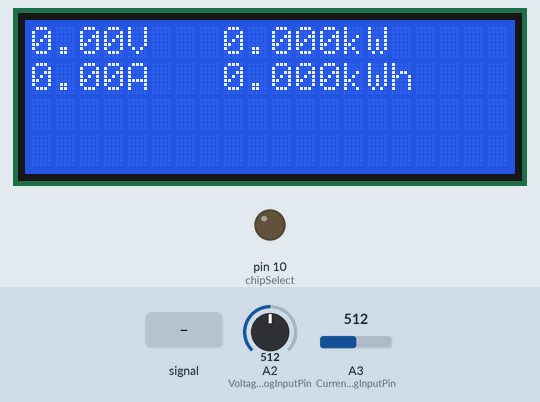
This sketch was run on a simulated Arduino Uno, built with avr-gcc and run on an emulated ATmega328P. Shown: 20×4 character LCD, output pins drawn as LEDs (lit = HIGH). Inputs (shaded band) come from the test bench; at power-on: A2 (VoltageAnalogInputPin) = 512, A3 (CurrentAnalogInputPin) = 512. Storage starts empty; what the sketch prints to the serial monitor is not drawn.

Above: at 1.7 s.
1.8 s: A2 (VoltageAnalogInputPin) fed a 200 Hz sine of ±81 counts around its level
At 3.9 s:
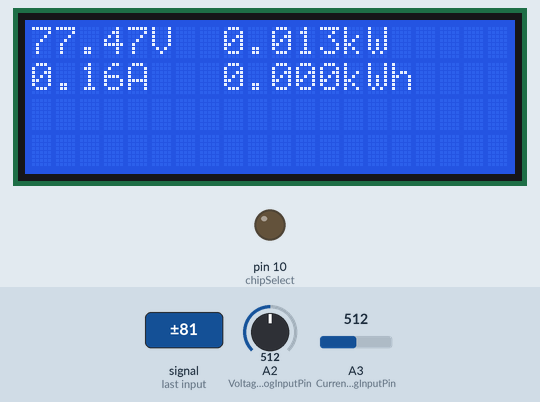
4.8 s: A2 (VoltageAnalogInputPin) set to 716
At 7.6 s:
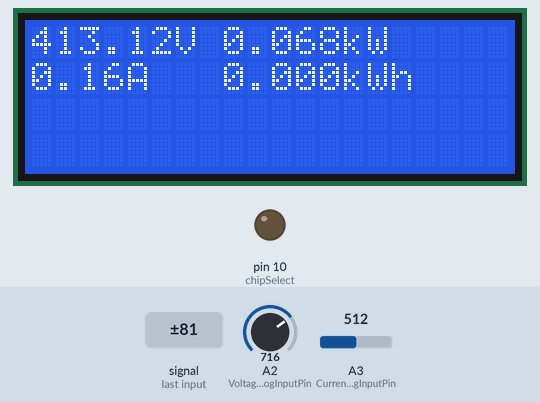
7.8 s: A3 (CurrentAnalogInputPin) set to 716
At 9.8 s:
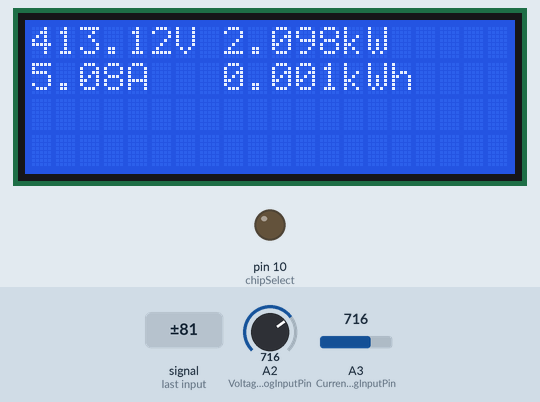
10.8 s: A2 (VoltageAnalogInputPin) fed a 1000 Hz sine of ±255 counts around its level
At 11.9 s:
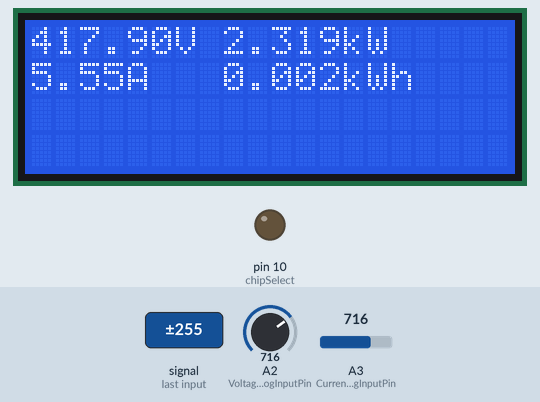
13.6 s: A2 (VoltageAnalogInputPin) set to 900
At 15.6 s:
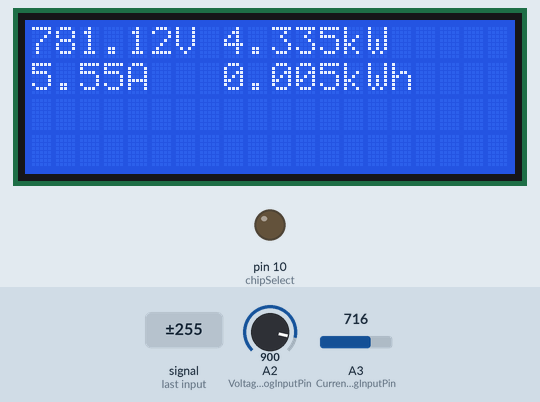
16.6 s: A3 (CurrentAnalogInputPin) set to 900
At 18.9 s:
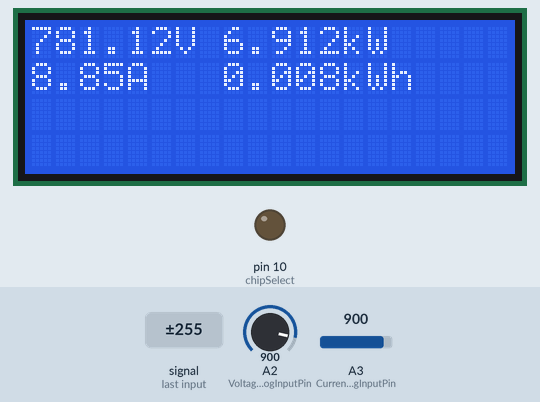
Timing chart, 0 to 20.4 s (numbered marks = the images above; inputs shaded):
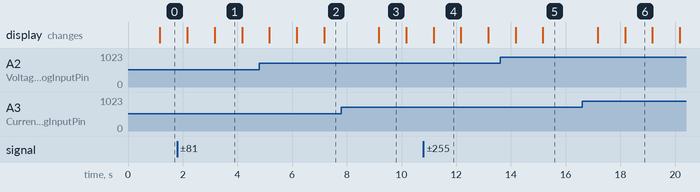

Measured:
- after the input at 1.8 s, the display: first differs from a run without the input after 1.4 s (image 1)
- after the input at 7.8 s, the display: changes after 1.4 s (image 3)
- what the display in image 1 shows lasts 1.0 s, from 3.2 s to 4.2 s

The sketch:

power_meter.ino
```cpp
////Final////

#include <Wire.h> /*Load the library for talking over I2C (by default already built-it with arduino solftware)*/
#include <SD.h>   /*Load the SD card Library (by default already built-it with arduino solftware)*/
#include <SPI.h>  /*Load the SPI of SPI communication Library (by default already built-it with arduino solftware)*/

#include <LiquidCrystal_I2C.h>
/* 0- General */

//////////////// serial communication //////////////////
#include <SoftwareSerial.h>

SoftwareSerial espSerial(5, 6);
//////////////// serial communication //////////////////

int decimalPrecision = 1;
// decimal places for large values such as voltage, wattage, apparent power, and frequency shown in LED Display & Serial Monitor
// decimal places for small values such as current, power factor and accumulate energy will be decimal places x 2.


/* 1- AC Voltage Measurement */

int VoltageAnalogInputPin = A2;  // Which pin to measure voltage Value
float voltageSampleRead = 0;     /* to read the value of a sample*/
float voltageLastSample = 0;     /* to count time for each sample. Technically 1 milli second 1 sample is taken */
float voltageSampleSum = 0;      /* accumulation of sample readings */
float voltageSampleCount = 0;    /* to count number of sample. */
float voltageMean;               /* to calculate the average value from all samples*/
float RMSVoltageMean;            /* square roof of voltageMean*/


/*1.1 Offset AC Voltage */

float voltageOffset1 = 5.123;  // to Offset deviation and accuracy. Offset any fake current when no current operates.
                               // Offset will automatically callibrate when SELECT Button on the LCD Display Shield is pressed.
                               // If you do not have LCD Display Shield, look into serial monitor to add or minus the value manually and key in here.
float voltageOffset2 = 0;      // to offset value due to calculation error from squared and square root.


/* 2- AC Current Measurement */

int CurrentAnalogInputPin = A3;  // Which pin to measure Current Value
float mVperAmpValue = 185;       //31.25;                      // If using ACS712 current module : for 5A module key in 185, for 20A module key in 100, for 30A module key in 66
                                 // If using "Hall-Effect" Current Transformer, key in value using this formula: mVperAmp = maximum voltage range (in milli volt) / current rating of CT
                                 /* For example, a 20A Hall-Effect Current Transformer rated at 20A, 2.5V +/- 0.625V, mVperAmp will be 625 mV / 20A = 31.25mV/A */
float currentSampleRead = 0;     /* to read the value of a sample*/
float currentLastSample = 0;     /* to count time for each sample. Technically 1 milli second 1 sample is taken */
float currentSampleSum = 0;      /* accumulation of sample readings */
float currentSampleCount = 0;    /* to count number of sample. */
float currentMean;               /* to calculate the average value from all samples*/
float RMSCurrentMean = 0;        /* square roof of currentMean*/
float FinalRMSCurrent;           /* the final RMS current reading*/


/*2.1 Offset AC Current */

float currentOffset1 = 6.25;  // to Offset deviation and accuracy. Offset any fake current when no current operates.
                              // Offset will automatically callibrate when SELECT Button on the LCD Display Shield is pressed.
                              // If you do not have LCD Display Shield, look into serial monitor to add or minus the value manually and key in here.
                              // 26 means add 26 to all analog value measured
float currentOffset2 = 0;     // to offset value due to calculation error from squared and square root.


/* 3- AC Power Measurement */

float sampleCurrent1;       /* use to calculate current*/
float sampleCurrent2;       /* use to calculate current*/
float sampleCurrent3;       /* use to calculate current*/
float apparentPower;        /* the apparent power reading (VA) */
float realPower = 0;        /* the real power reading (W) */
float powerSampleRead = 0;  /* to read the current X voltage value of a sample*/
float powerLastSample = 0;  /* to count time for each sample. Technically 1 milli second 1 sample is taken */
float powerSampleCount = 0; /* to count number of sample. */
float powerSampleSum = 0;   /* accumulation of sample readings */
float powerFactor = 0;      /* to display power factor value*/


/*3.1 Offset AC Power */

float powerOffset = 0;  // to Offset deviation and accuracy. Offset any fake current when no current operates.
                        // Offset will automatically callibrate when SELECT Button on the LCD Display Shield is pressed.
                        // If you do not have LCD Display Shield, look into serial monitor to add or minus the value manually and key in here.


/* 4 - Daily Energy Measurement*/

float dailyEnergy = 0;           /* recorded by multiplying RMS voltage and RMS current*/
float energyLastSample = 0;      /* Use for counting time for Apparent Power */
float energySampleCount = 0;     /* to count number of sample. */
float energySampleSum = 0;       /* accumulation of sample readings */
float finalEnergyValue = 0;      /* total accumulate energy */
float finalDailyEnergyValue = 0; /* total accumulate daily energy*/
float accumulateEnergy = 0;      /* accumulate of energy readings*/


/* 5- frequency measurement */

unsigned long startMicros;      /* start counting time for frequency (in micro seconds)*/
unsigned long currentMicros;    /* current counting time for frequency (in micro seconds) */
int expectedFrequency = 47;     // This is to collect number of samples. for 50Hz use 46 or below. For 60Hz use 54 or below.
                                // Use exact number of frequency number (50/60) will have calculation error
float frequencySampleCount = 0; /* count the number of sample, 1 sample equivalent to 1 cycle */
float frequency = 0;            /* shows the value of frequency*/
float a;                        /* use for calculation purpose*/
float switch01 = 9;             /* use for switching function */
float vAnalogRead = 0;          // read analog value, highly recommend AC voltage sensor
                                // Automatically bonded with "VoltageAnalogInputPin = A2" reading


/* 4 - LCD Display  */


LiquidCrystal_I2C LCD(0x27, 20, 4);    // set the LCD address to 0x27 for a 16 chars and 2 line display
unsigned long startMillisLCD;          /* start counting time for LCD Display */
unsigned long currentMillisLCD;        /* current counting time for LCD Display */
const unsigned long periodLCD = 1000;  // refresh every X seconds (in milli seconds) in LED Display. Default 1000 = 1 second


/* 5 - SD memory card shield, */

int chipSelect = 10;  // Select ChipSelect pin based on the Arduino Board. The pin is 10 on Arduino Uno and cannot be changed.
File mySensorData;    /* Variable for working with our file object*/


void setup() { /*codes to run once */

  /* 0- General */

  Serial.begin(115200); /* to display readings in Serial Monitor at 9600 baud rates */
  espSerial.begin(115200);
  /* 5- frequency measurement */

  startMicros = micros(); /* Start counting time for frequency measurement */

  /* 4 - LCD Display  */

  LCD.init();  // initialize the lcd
  LCD.init();  /* Tell Arduino that our LCD has 16 columns and 2 rows*/
  LCD.backlight();
  LCD.setCursor(0, 0);       /* Set LCD to start with upper left corner of display*/
  startMillisLCD = millis(); /* Start counting time for LCD display*/

  /* 5 - SD memory card shield */

  pinMode(chipSelect, OUTPUT); /* reserve pin 10 as an ouput by default. Pin 10 use during transfer data into SD card */
  Wire.begin();                /* Initiate I2C bus communication*/
  SD.begin(chipSelect);        /* Initiate the SD Card with chipSelect connected to pin 10 by default*/


  ///////////////////// SD initializing and reading the last kWh written /////////////////
  Serial.print("Initializing SD card...");
  if (!SD.begin(10)) {
    Serial.println("initialization failed!");
  } else {
    Serial.println("initialization done.");

    // open the file for reading:
    mySensorData = SD.open("kWh.txt", FILE_WRITE);
    if (mySensorData) {
      mySensorData.seek(0);  // Start at the end of the file

      char delimiter = '\n';  // Assuming newline as a delimiter
      String lastValue = "";

      while (mySensorData.available()) {
        char c = mySensorData.read();
        if (c == delimiter) {
          // Found a delimiter, update lastValue
          lastValue = "";
        } else {
          // Append character to lastValue
          lastValue += c;
        }
      }

      float floatValue = lastValue.toFloat();  // Convert the string to a float

      if (floatValue > 0) {
        finalEnergyValue = floatValue;
      }


      // Now lastValue should contain the last data entry
      Serial.println("Last Wh Value: " + lastValue);

      mySensorData.close();  // Close the file

    } else {
      // if the file didn't open, print an error:
      Serial.println("error opening kWh.txt");
    }
  }

  //
}


void loop() /*codes to run again and again */
{

  /* 1- AC Voltage Measurement */

  if (millis() >= voltageLastSample + 1) /* every 1 milli second taking 1 reading */
  {
    voltageSampleRead = 2 * (analogRead(VoltageAnalogInputPin) - 512) + voltageOffset1; /* read the sample value */
    voltageSampleSum = voltageSampleSum + sq(voltageSampleRead);                        /* accumulate value with older sample readings*/
    voltageSampleCount = voltageSampleCount + 1;                                        /* to move on to the next following count */
    voltageLastSample = millis();                                                       /* to reset the time again so that next cycle can start again*/
  }

  if (voltageSampleCount == 1000) /* after 1000 count or 1000 milli seconds (1 second), do the calculation and display value*/
  {
    voltageMean = voltageSampleSum / voltageSampleCount; /* calculate average value of all sample readings taken*/
    RMSVoltageMean = sqrt(voltageMean) + voltageOffset2; /* square root of the average value*/
    voltageSampleSum = 0;                                /* to reset accumulate sample values for the next cycle */
    voltageSampleCount = 0;                              /* to reset number of sample for the next cycle */
  }


  /* 2- AC Current Measurement */

  if (millis() >= currentLastSample + 1) /* every 1 milli second taking 1 reading */
  {
    currentSampleRead = analogRead(CurrentAnalogInputPin) - 512 + currentOffset1; /* read the sample value */
    currentSampleSum = currentSampleSum + sq(currentSampleRead);                  /* accumulate value with older sample readings*/
    currentSampleCount = currentSampleCount + 1;                                  /* to move on to the next following count */
    currentLastSample = millis();                                                 /* to reset the time again so that next cycle can start again*/
  }

  if (currentSampleCount == 1000) /* after 1000 count or 1000 milli seconds (1 second), do the calculation and display value*/
  {
    currentMean = currentSampleSum / currentSampleCount;                  /* calculate average value of all sample readings taken*/
    RMSCurrentMean = sqrt(currentMean) + currentOffset2;                  /* square root of the average value*/
    FinalRMSCurrent = (((RMSCurrentMean / 1024) * 5000) / mVperAmpValue); /* calculate the final RMS current*/
    currentSampleSum = 0;                                                 /* to reset accumulate sample values for the next cycle */
    currentSampleCount = 0;                                               /* to reset number of sample for the next cycle */
  }


  /* 3- AC Power with Direction */

  if (millis() >= powerLastSample + 1) /* every 1 milli second taking 1 reading */
  {
    sampleCurrent1 = analogRead(CurrentAnalogInputPin) - 512 + currentOffset1; /* create variable for formula purpose */
    sampleCurrent2 = (sampleCurrent1 / 1024) * 5000;
    sampleCurrent3 = sampleCurrent2 / mVperAmpValue;
    voltageSampleRead = 2 * (analogRead(VoltageAnalogInputPin) - 512) + voltageOffset1;  // the formula is times 2 so that the amplitude can be reduced by half to overcome wave limit cut near 250Vac
    powerSampleRead = voltageSampleRead * sampleCurrent3;                                /* real power sample value */
    powerSampleSum = powerSampleSum + powerSampleRead;                                   /* accumulate value with older sample readings*/
    powerSampleCount = powerSampleCount + 1;                                             /* to move on to the next following count */
    powerLastSample = millis();                                                          /* to reset the time again so that next cycle can start again*/
  }

  if (powerSampleCount == 1000) /* after 1000 count or 1000 milli seconds (1 second), do the calculation and display value*/
  {
    realPower = ((powerSampleSum / powerSampleCount) + powerOffset); /* calculate average value of all sample readings */
    apparentPower = FinalRMSCurrent * RMSVoltageMean;                /*Apparent power do not need to recount as RMS current and RMS voltage values available*/
    powerFactor = realPower / apparentPower;
    if (powerFactor > 1 || powerFactor < 0) /* if power factor more than 1 or less than 0, key in power factor = 0 */
    {
      powerFactor = 0;
    }
    powerSampleSum = 0;   /* to reset accumulate sample values for the next cycle */
    powerSampleCount = 0; /* to reset number of sample for the next cycle */
  }


  /* 4 - Accumulate & Daily Energy Measurement*/

  if (millis() >= energyLastSample + 1) /* every 1 milli second taking 1 reading */
  {
    energySampleCount = energySampleCount + 1;
    energyLastSample = millis();
  }
  if (energySampleCount == 1000) /* after 1000 count or 1000 milli seconds (1 second), do the calculation and display value*/
  {
    accumulateEnergy = apparentPower / 3600; /* daily and accumulative seperated*/
    finalEnergyValue = finalEnergyValue + accumulateEnergy;

    energySampleCount = 0; /* Set the starting point again for next counting time */
  }


  /* 5 - LCD Display & Serial Print  */

  currentMillisLCD = millis();                        /* Set current counting time */
  if (currentMillisLCD - startMillisLCD >= periodLCD) /* for every x seconds, run the codes below*/
  {

    /////////////////////////////////////////// LCD Dispaly ////////////////////////////////////////////////////////
    LCD.setCursor(0, 1);                                /* Set cursor to first colum 0 and second row 1  */
    LCD.print(FinalRMSCurrent, (decimalPrecision * 2)); /* display current value in LCD in first row  */
    LCD.print("A  ");

    LCD.setCursor(0, 0);
    LCD.print(RMSVoltageMean, (decimalPrecision * 2)); /* display 1 day energy value in LCD in first row  */
    LCD.print("V     ");

    LCD.setCursor(8, 0);
    LCD.print(apparentPower / 1000, (decimalPrecision * 3)); /* display power value in LCD in first row  */
    LCD.print("kW  ");

    LCD.setCursor(8, 1);
    LCD.print(finalEnergyValue / 1000, (decimalPrecision * 3)); /* display total energy value in LCD in first row  */
    LCD.print("kWh  ");
    /////////////////////////////////////////// LCD Dispaly ////////////////////////////////////////////////////////


    /////////////////////////////////////////// Serial Print ////////////////////////////////////////////////////////
    Serial.print(FinalRMSCurrent, (decimalPrecision * 2)); /* display current value in LCD in first row  */
    Serial.print("A  ");

    Serial.print(RMSVoltageMean, (decimalPrecision * 2)); /* display 1 day energy value in LCD in first row  */
    Serial.print("V  ");

    Serial.print(apparentPower / 1000, ((decimalPrecision * 3))); /* display power value in LCD in first row  */
    Serial.print("kW  ");

    Serial.print(finalEnergyValue / 1000, (decimalPrecision * 3)); /* display total energy value in LCD in first row  */
    Serial.println("kWh  ");
    /////////////////////////////////////////// Serial Print ////////////////////////////////////////////////////////

    startMillisLCD = currentMillisLCD; /* Set the starting point again for next counting time */
  }

  loopOne();  // loop for sending web request
  loopTwo();  // loop for saving data to SD
}


unsigned long previousMillisOne = 0;  // Previous time for loopOne
const long intervalOne = 10000;       // Interval for loopOne

// First loop
void loopOne() {

  unsigned long currentMillis = millis();

  if (currentMillis - previousMillisOne >= intervalOne) {

    // Update the previous time to current time
    previousMillisOne = currentMillis;

    espSerial.print(FinalRMSCurrent, (decimalPrecision * 2)); /* display current value in LCD in first row  */
    espSerial.print(",");

    espSerial.print(RMSVoltageMean, (decimalPrecision * 2)); /* display 1 day energy value in LCD in first row  */
    espSerial.print(",");

    espSerial.print(apparentPower / 1000, (decimalPrecision * 3)); /* display power value in LCD in first row  */
    espSerial.print(",");

    espSerial.print(finalEnergyValue / 1000, (decimalPrecision * 3)); /* display total energy value in LCD in first row  */

    /////////////////////////////////////////// Esp Print ////////////////////////////////////////////////////////
  }
}


unsigned long previousMillisTwo = 0;  // Previous time for loopTwo
const long intervalTwo = 60000;       // Interval for loopTwo

// Second loop
void loopTwo() {
  unsigned long currentMillis = millis();

  if (currentMillis - previousMillisTwo >= intervalTwo) {
    // Update the previous time to current time
    previousMillisTwo = currentMillis;

    //code for the second loop
    mySensorData = SD.open("kWh.txt", FILE_WRITE);  // Open or create kWh.txt on the SD card as a file to write to
    if (mySensorData)                               // only to do these if data file opened sucessfully
    {
      mySensorData.seek(0);  // Start at the end of the file
      mySensorData.print("\n");
      mySensorData.print(finalEnergyValue); /* print out accumulate energy reading (same as display reading*/

      mySensorData.close();                                /*close the file*/
      Serial.println("written to SD Card successfully !"); /*to confirm that data is written to SD card, inform in Serial monitoring*/
    }
  }

  //
}
```
